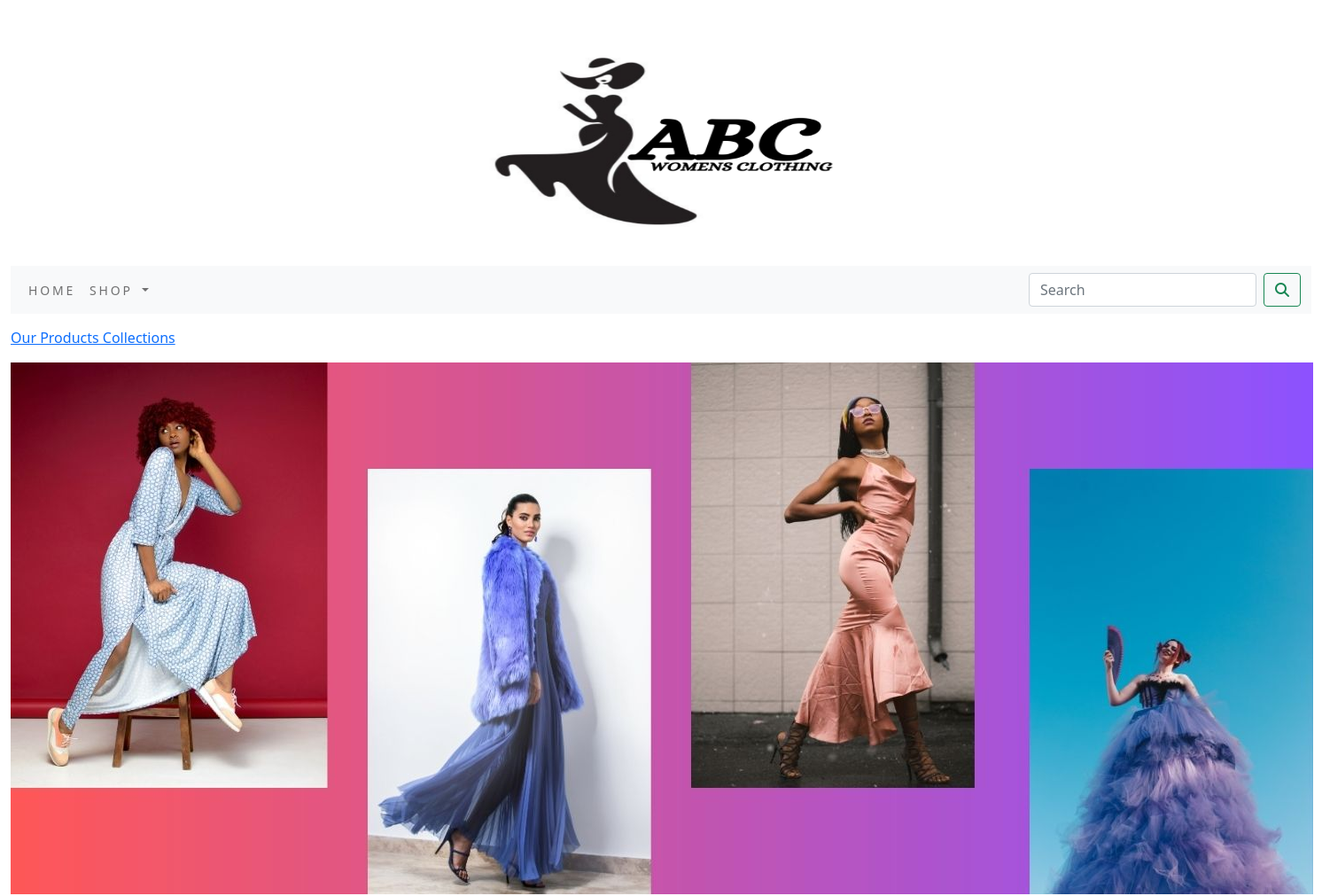
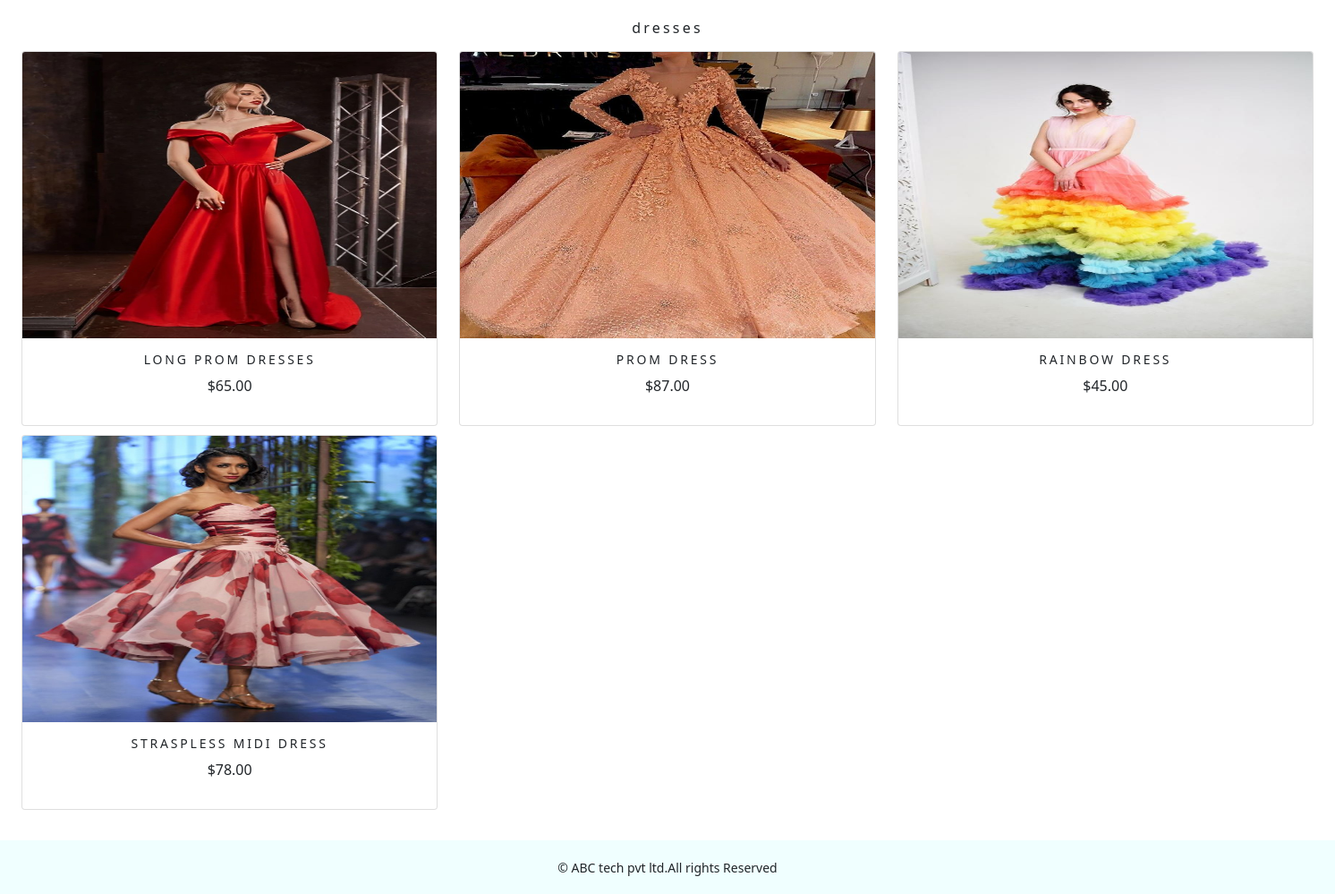
The app's page /shop/dresses/ with its own data (2 pictures, top to bottom).
### shop/models.py (models this page shows, shortened)
class Category(models.Model):
    name=models.CharField(max_length=250,unique=True)
    slug=models.SlugField(max_length=250,unique=True)
    description=models.TextField(blank=True)
    image=models.ImageField(upload_to='category',blank=True)
    class Meta:
        ordering=('name',)
        verbose_name='category'
        verbose_name_plural='categories'
    def get_url(self):
        return reverse('shop:products_by_category',args=[self.slug])

class Product(models.Model):
    name = models.CharField(max_length=250, unique=True)
    slug = models.SlugField(max_length=250, unique=True)
    description = models.TextField(blank=True)
    price=models.DecimalField(max_digits=10,decimal_places=2)
    category=models.ForeignKey(Category,on_delete=models.CASCADE)
    image = models.ImageField(upload_to='product', blank=True)
    stock=models.IntegerField()
    available=models.BooleanField(default=True)
    created=models.DateTimeField(auto_now_add=True)
    updated=models.DateTimeField(auto_now=True)
    def get_url(self):
        return reverse('shop:prodCatdetail',args=[self.category.slug,self.slug])
    class Meta:
        ordering=('name',)
        verbose_name='product'
        verbose_name_plural='products'

### shop/views.py (the view)
# urls.py: path('',views.allProdCat,name='allProdCat'),
def allProdCat(request,c_slug=None):
    c_page=None
    products_list=None
    if c_slug!=None:
        c_page=get_object_or_404(Category,slug=c_slug)
        products_list=Product.objects.all().filter(category=c_page,available=True)
    else:
        products_list=Product.objects.all().filter(available=True)
    paginator=Paginator(products_list,6)
    try:
        page=int(request.GET.get('page','1'))
    except:
        page=1
    try:
        products=paginator.page(page)
    except (EmptyPage,InvalidPage):
        products=paginator.page(paginator.num_pages)
    return render(request,'category.html',{'category':c_page,'products':products})

### cart/context_processors.py (called while the page is built)
def counter(request):
    item_count=0
    if 'admin' in request.path:
        return {}
    else:
        try:
            cart = Cart.objects.filter(cart_id=_cart_id(request))
            car_items=CartItem.objects.all().filter(cart=cart[:1])
            for cart_item in car_items:
                item_count += cart_item.quantity
        except Cart.DoesnNotExist:
            item_count=0
    return dict(item_count=item_count)

### cart/views.py (called while the page is built)
def _cart_id(request):
    cart=request.session.session_key
    if not cart:
        cart=request.session.create()
    return cart

### shop/context_processors.py (called while the page is built)
def menu_links(request):
    links=Category.objects.all()
    return dict(links=links)

### templates/category.html (shortened to what this page needs)
{% extends 'base.html' %}
{% load static %}
{% block content %}
{% if category %}
<div>
    <div class="row my_row_class">
        <div class="mx-auto">
        <p><a href="{% url 'shop:allProdCat' %}">Our Products Collections</a></p>
    </div>
        </div>
</div>
{% endif %}
<div class="mx_auto">
    {% if category %}
       <img class="my_image" src="{{category.image.url}}" alt="{{category.name}}">
</div>
    <br>
       <div>
            <h1 class="text-center my_title">{{category.name}}</h1>
       </div>
{% endif %}
<div class="container-fluid">
    <div class="row mx_auto">
        {% for product in products.object_list %}
        <div class="my_bottom_margin col-9 col-sm-12 col-md-4 col-lg-4">
            <div class="card text-center" style="min-width:18rem;">
                <a href="{{product.get_url}}"><img class="card-img-top my_image" src="{{product.image.url}}" alt="{{product.name}}"  width="200px;" height="320px;"></a>
                <div class="card-body">
                    <h4>{{product.name}}</h4>
                    <p>${{product.price}}</p>
                </div>
            </div>
        </div>
        {% endfor %}
    </div>
    <br>
</div>
{% endblock %}

### static/css/custom.css (style rules this page uses)
.my_row_class { padding-top :15px; }
.my_image { width=100% height=auto; }
.my_title { font-size:16px; text_transform:uppercase; letter-spacing:.2em; }
.my_bottom_margin { margin-bottom:10px; }
.card-body h4 { font-size:14px; text-transform:uppercase; letter-spacing:.2em; }

### records on screen
Category: image (picture), name "dresses"
Product: image (picture), name "LONG PROM DRESSES", price "65.00"
Product: image (picture), name "PROM DRESS", price "87.00"
Product: image (picture), name "RAINBOW DRESS", price "45.00"
Product: image (picture), name "STRASPLESS MIDI DRESS", price "78.00"
